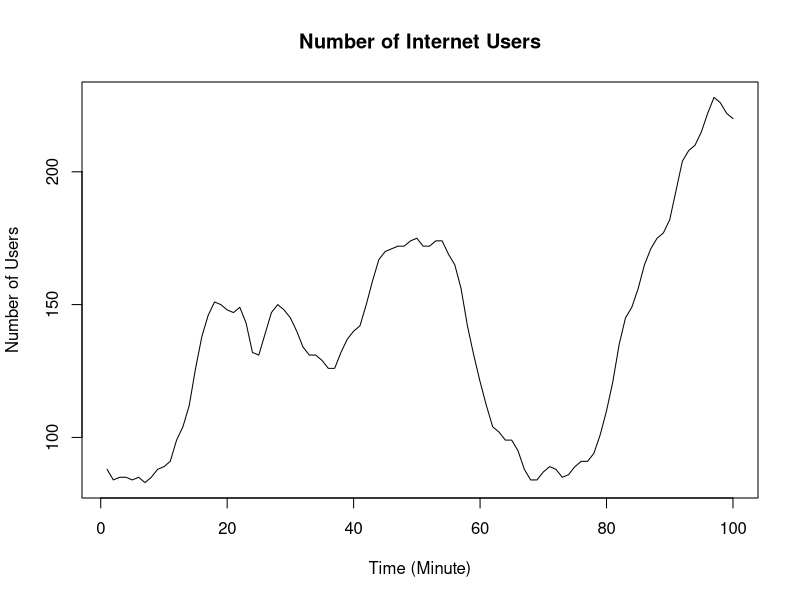
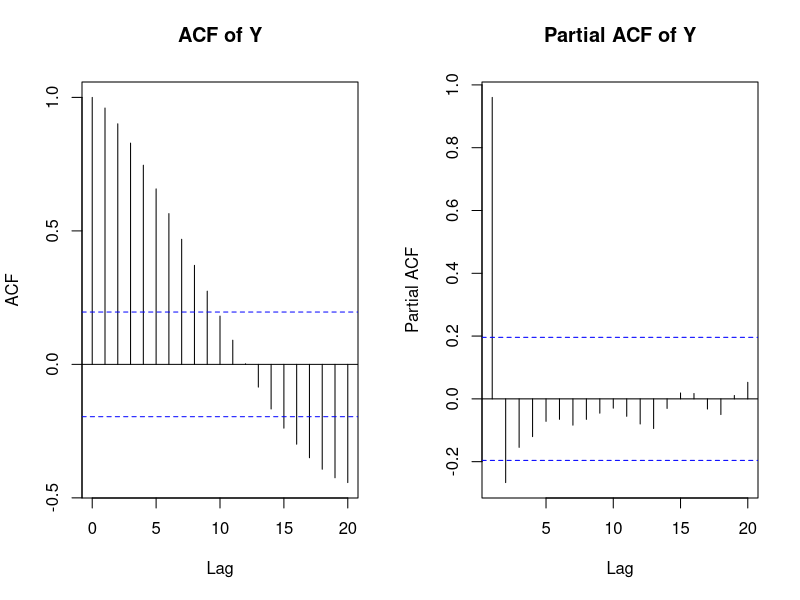
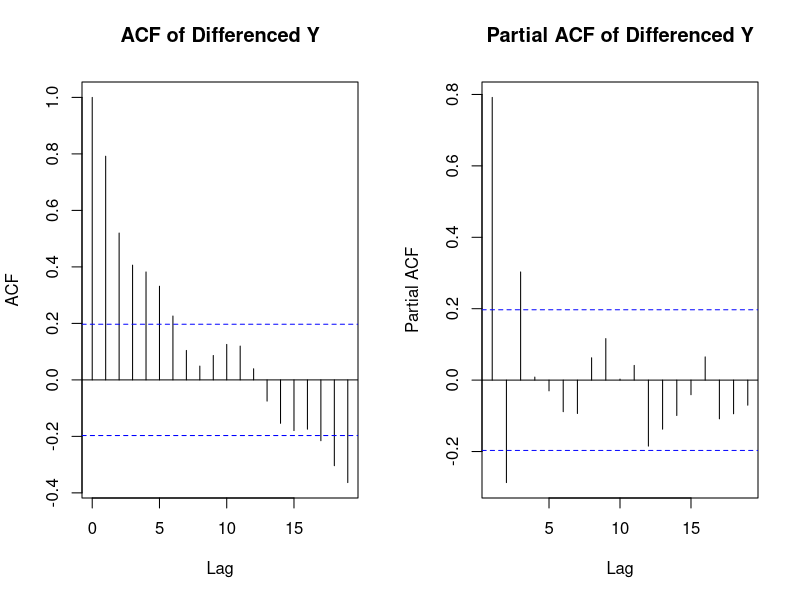
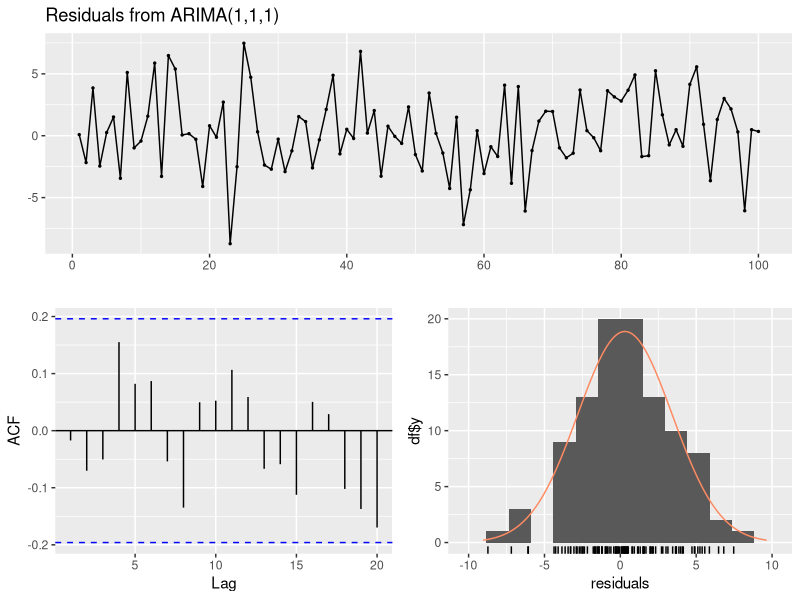
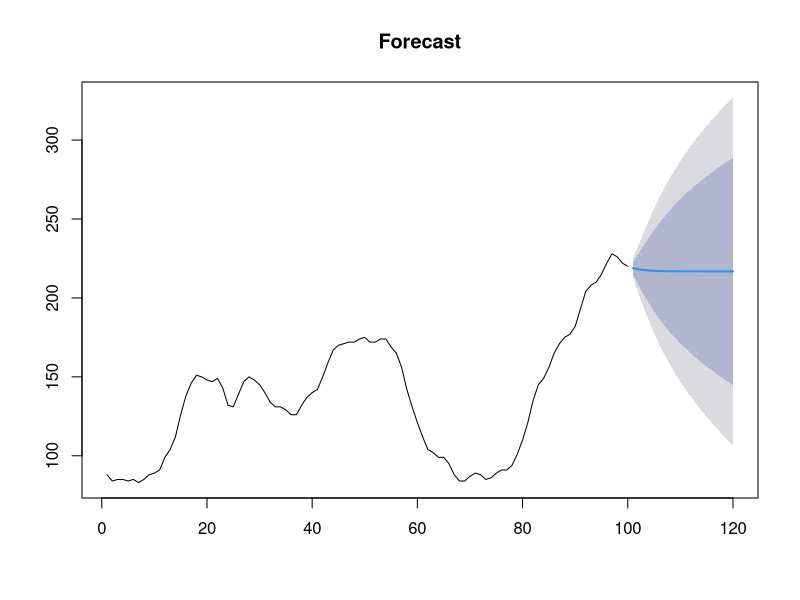

Write R code to recreate these figures, in order.
library(forecast)
library(tseries)

# Lecture notes chapter 7 - Figure 7.6 Plot of data from InternetUser.txt

# Creating a vector to keep all the number of users over a 100-minute period
Y <-  c(88, 84, 85, 85, 84, 85, 83, 85, 88, 89, 91, 99, 
            104, 112, 126, 138, 146, 151, 150, 148, 147, 149, 143, 132, 131, 
            139, 147, 150, 148, 145, 140, 134, 131, 131, 129, 126, 126, 132, 
            137, 140, 142, 150, 159, 167, 170, 171, 172, 172, 174, 175, 172, 
            172, 174, 174, 169, 165, 156, 142, 131, 121, 112, 104, 102, 99, 
            99, 95, 88, 84, 84, 87, 89, 88, 85, 86, 89, 91, 91, 94, 101, 110, 
            121, 135, 145, 149, 156, 165, 171, 175, 177, 182, 193, 204, 208, 
            210, 215, 222, 228, 226, 222, 220) 

# Turning vector into a time series object and plot it out
Y <- ts(Y)
plot(Y, main="Number of Internet Users" , ylab="Number of Users", xlab="Time (Minute)")

# Stationary test - ACF/PACF & ADF/KPSS
par(mfrow=c(1,2))
acf(Y , main="ACF of Y"); pacf(Y , main="Partial ACF of Y")
par(mfrow=c(1,1))
adf.test(Y)
kpss.test(Y)

# Box-Pierce and Ljung-Box test
h = min(10,(length(Y)/5)) # non-seasonal lag
Box.test(Y, lag=h)
Box.test(Y, lag=h ,type=c("Ljung-Box"))

# Check difference
ndiffs(Y)
Y_diff <- diff(Y, lag=1)
par(mfrow=c(1,2))
acf(Y_diff , main="ACF of Differenced Y"); pacf(Y_diff , main="Partial ACF of Differenced Y")
par(mfrow=c(1,1))

# Fit model
fit <- auto.arima(Y)
fit
checkresiduals(fit)

fc <- forecast(fit, h=20)
plot(fc, main="Forecast")
